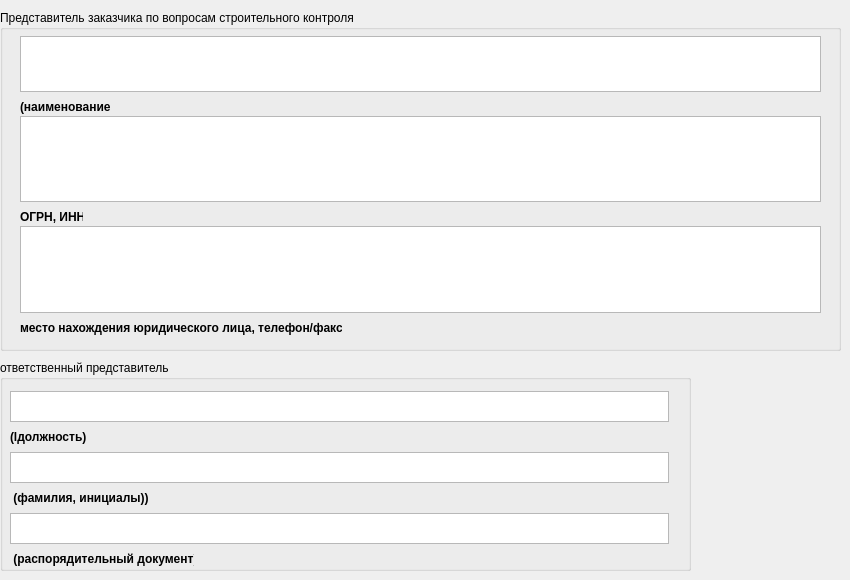
    <widget class="QWidget" name="tab_SK">
     <attribute name="title">
      <string>Стройконтроль</string>
     </attribute>
     <widget class="QGroupBox" name="groupBox_3">
      <property name="geometry">
       <rect>
        <x>0</x>
        <y>10</y>
        <width>841</width>
        <height>341</height>
       </rect>
      </property>
      <property name="title">
       <string>Представитель заказчика по вопросам строительного контроля </string>
      </property>
      <widget class="QLabel" name="label_16">
       <property name="geometry">
        <rect>
         <x>20</x>
         <y>89</y>
         <width>90</width>
         <height>16</height>
        </rect>
       </property>
       <property name="font">
        <font>
         <weight>75</weight>
         <bold>true</bold>
        </font>
       </property>
       <property name="text">
        <string>(наименование</string>
       </property>
      </widget>
      <widget class="QTextEdit" name="SKrekviz">
       <property name="geometry">
        <rect>
         <x>20</x>
         <y>106</y>
         <width>801</width>
         <height>86</height>
        </rect>
       </property>
      </widget>
      <widget class="QTextEdit" name="SKadres">
       <property name="geometry">
        <rect>
         <x>20</x>
         <y>216</y>
         <width>801</width>
         <height>87</height>
        </rect>
       </property>
      </widget>
      <widget class="QTextEdit" name="SKrekviz1">
       <property name="geometry">
        <rect>
         <x>20</x>
         <y>26</y>
         <width>801</width>
         <height>56</height>
        </rect>
       </property>
      </widget>
      <widget class="QLabel" name="label_15">
       <property name="geometry">
        <rect>
         <x>20</x>
         <y>199</y>
         <width>63</width>
         <height>16</height>
        </rect>
       </property>
       <property name="font">
        <font>
         <weight>75</weight>
         <bold>true</bold>
        </font>
       </property>
       <property name="text">
        <string>ОГРН, ИНН</string>
       </property>
      </widget>
      <widget class="QLabel" name="label_17">
       <property name="geometry">
        <rect>
         <x>20</x>
         <y>310</y>
         <width>322</width>
         <height>16</height>
        </rect>
       </property>
       <property name="font">
        <font>
         <weight>75</weight>
         <bold>true</bold>
        </font>
       </property>
       <property name="text">
        <string>место нахождения юридического лица, телефон/факс</string>
       </property>
      </widget>
     </widget>
     <widget class="QGroupBox" name="groupBox_4">
      <property name="geometry">
       <rect>
        <x>0</x>
        <y>360</y>
        <width>691</width>
        <height>211</height>
       </rect>
      </property>
      <property name="title">
       <string>ответственный представитель</string>
      </property>
      <widget class="QTextEdit" name="SKfio">
       <property name="geometry">
        <rect>
         <x>10</x>
         <y>92</y>
         <width>659</width>
         <height>31</height>
        </rect>
       </property>
      </widget>
      <widget class="QTextEdit" name="SKprikaz">
       <property name="geometry">
        <rect>
         <x>10</x>
         <y>153</y>
         <width>659</width>
         <height>31</height>
        </rect>
       </property>
      </widget>
      <widget class="QTextEdit" name="SKdolzhnost">
       <property name="geometry">
        <rect>
         <x>10</x>
         <y>31</y>
         <width>659</width>
         <height>31</height>
        </rect>
       </property>
      </widget>
      <widget class="QLabel" name="label_25">
       <property name="geometry">
        <rect>
         <x>10</x>
         <y>69</y>
         <width>77</width>
         <height>16</height>
        </rect>
       </property>
       <property name="font">
        <font>
         <weight>75</weight>
         <bold>true</bold>
        </font>
       </property>
       <property name="text">
        <string>(lдолжность)</string>
       </property>
      </widget>
      <widget class="QLabel" name="label_22">
       <property name="geometry">
        <rect>
         <x>10</x>
         <y>191</y>
         <width>184</width>
         <height>16</height>
        </rect>
       </property>
       <property name="font">
        <font>
         <weight>75</weight>
         <bold>true</bold>
        </font>
       </property>
       <property name="text">
        <string> (распорядительный документ)</string>
       </property>
      </widget>
      <widget class="QLabel" name="label_24">
       <property name="geometry">
        <rect>
         <x>10</x>
         <y>130</y>
         <width>138</width>
         <height>16</height>
        </rect>
       </property>
       <property name="font">
        <font>
         <weight>75</weight>
         <bold>true</bold>
        </font>
       </property>
       <property name="text">
        <string> (фамилия, инициалы))</string>
       </property>
      </widget>
     </widget>
    </widget>
